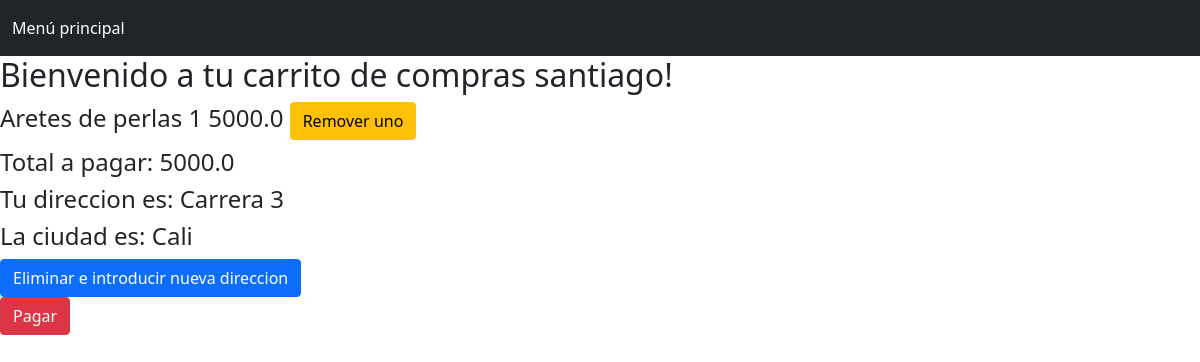
/cart (signed in), run on the app's committed database.
### tables this page shows
CREATE TABLE Cart(
        User TEXT, ItemId INTEGER, Quantity INTEGER, FOREIGN KEY(User) REFERENCES User(Name), FOREIGN KEY(ItemId) REFERENCES Item(Id), PRIMARY KEY(User, ItemId)
    );

CREATE TABLE Item (Id INTEGER PRIMARY KEY AUTOINCREMENT, Name TEXT, Quantity INT, Price REAL, Sold INT, Description TEXT, URL TEXT);

CREATE TABLE ClientAd (Id INTEGER PRIMARY KEY AUTOINCREMENT, User TEXT, Address TEXT, City TEXT, Phone TEXT, FOREIGN KEY(User) REFERENCES User(NAME));

### app.py (the view)
@app.route('/cart')
def cart():
    if "user" in session:
        user = session["user"]
        rows = c.readCartItems(user)
        lst = []
        total = 0
        for row in rows:
            data = {}
            data['item'] = row[0]
            data['cant'] = row[1]
            data['total'] = row[2]
            data['idIt'] = row[3]
            total += row[2]
            lst.append(data)
        ad = c.readUserAddress(user)
        return render_template('cart.html', lst = lst, user = user, total = total, ad = ad)
    return redirect(url_for('index'))

### controller/controller_cart.py (called while the page is built)
def readCartItems(user):
    conn = sqlite3.connect(DB_PATH)
    cursor = conn.cursor()
    query1 = f"""
    SELECT Name, Cart.Quantity, Cart.Quantity * Price, ItemId
    FROM Cart INNER JOIN Item ON Id = ItemId WHERE User = '{user}'
    """
    rows = cursor.execute(query1)
    rows = list(rows)
    conn.close()
    return rows

### controller/controller_user.py (called while the page is built)
def readUserAddress(user):
    conn = sqlite3.connect(DB_PATH)
    cursor = conn.cursor()
    query1 = f"SELECT Address, City FROM ClientAd WHERE User = '{user}'"
    lst = list(cursor.execute(query1))
    conn.close()
    return lst

### templates/cart.html (shortened to what this page needs)
<!DOCTYPE html>
<html>
	<head>
		<link href="https://cdn.jsdelivr.net/npm/bootstrap@5.0.2/dist/css/bootstrap.min.css" rel="stylesheet">
	</head>
	<body>
		<nav class="navbar navbar-dark bg-dark">
            <div class="container-fluid">
                <ul class="navbar-nav me-auto mb-2 mb-lg-0">
                    <li class="nav-item">
                        <a class="nav-link active" aria-current="page" href="{{ url_for('index') }}">
                            Menú principal
                        </a>
                    </li>
                </ul>
            </div>
        </nav>
		<h2>Bienvenido a tu carrito de compras {{ user }}!</h2>
        {% if total > 0 %}
		    {% for row in lst %}
            <form action="{{ url_for('remove_item', idIt = row['idIt']) }}">
                <h4>
                    {{ row['item'] }} {{ row['cant'] }} {{ row['total'] }}
                        <button type="submit" class="btn btn-warning">Remover uno</button>
                </h4>
            </form>
            {% endfor %}
            <h4>Total a pagar: {{ total }}</h4>
            {% if ad|length == 0 %}
                <a href="{{ url_for('address') }}">
                    <button type="submit" class="btn btn-primary">Agregar dirección</button>
                </a>
            {% elif ad|length > 0 %}
                <h4>Tu direccion es: {{ ad[0][0] }}</h4>
                <h4>La ciudad es: {{ ad[0][1] }}</h4>
                <a href="{{ url_for('address') }}">
                    <button type="submit" class="btn btn-primary">Eliminar e introducir nueva direccion</button>
                </a>
            {% endif %}
            <form action="{{ url_for('pay', user = user) }}">
                <button type="submit" class="btn btn-danger">Pagar</button>
            </form>
        {% endif %}
	</body>
</html>

### data on the page
Cart: item "Aretes de perlas", cant "1", total "5000.0"
ClientAd: Address "Carrera 3", City "Cali"

### other printed values
{{ user }} "santiago"
{{ total }} "5000.0"
